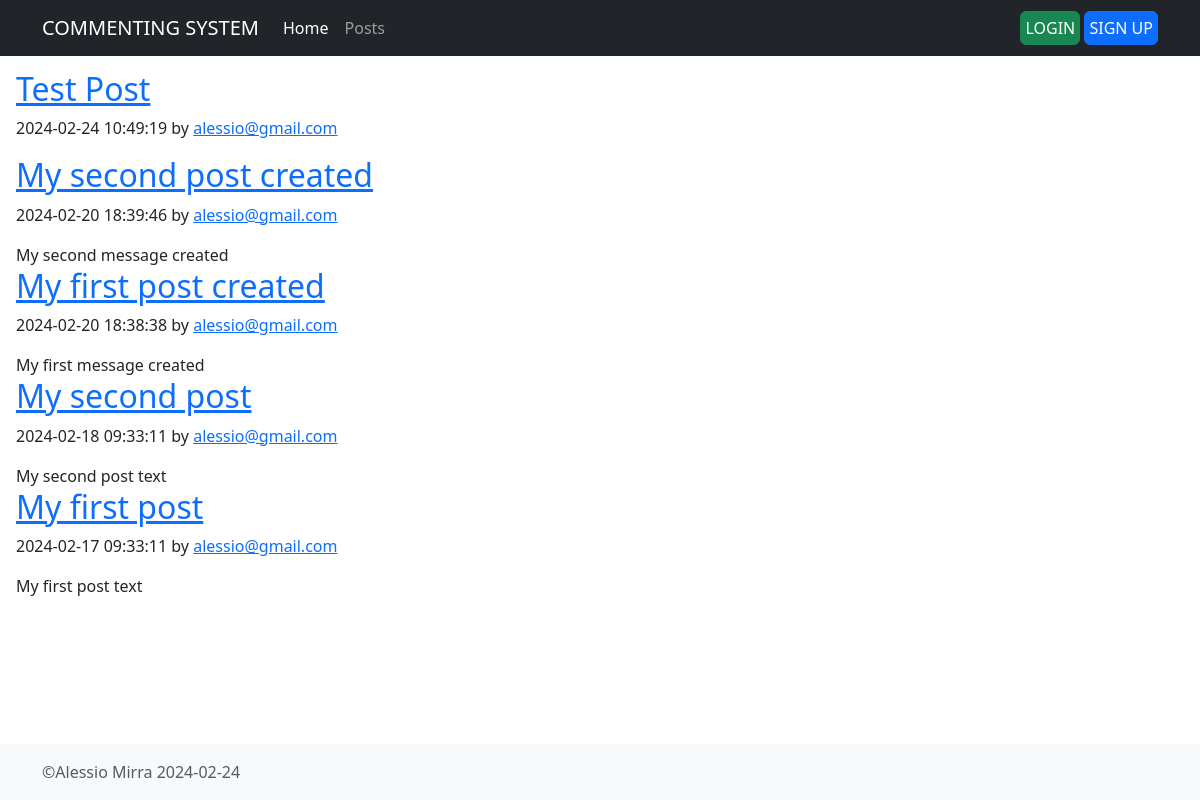
The page / on the database its author committed.
### tables this page shows
CREATE TABLE `posts` (
  `id` int(10) NOT NULL,
  `user_id` int(12) UNSIGNED NOT NULL,
  `title` varchar(255) NOT NULL,
  `message` text NOT NULL,
  `datecreated` datetime NOT NULL
);

CREATE TABLE `users` (
  `id` int(12) UNSIGNED NOT NULL,
  `username` varchar(64) NOT NULL,
  `email` varchar(64) NOT NULL,
  `fiscalcode` char(16) NOT NULL,
  `age` smallint(3) UNSIGNED NOT NULL,
  `avatar` varchar(64) DEFAULT NULL,
  `password` varchar(255) NOT NULL,
  `roletype` enum('admin','editor','user') NOT NULL DEFAULT 'user'
);

### app/Controllers/PostController.php (called while the page is built, shortened)
<?php
class PostController extends BaseController {
    protected Post $post;
    public function __construct(
            protected PDO $conn
    ) {
        $this->post = new Post($conn);
    }
    public function getPosts(): void {
        $posts = $this->post->all();
        $this->content = view('posts', compact('posts'), $this->tplDir);
    }
    public function display(): void {
        require $this->layout;
    }
}

### app/Models/Post.php (called while the page is built, shortened)
<?php
class Post {
    public function all(): array {
        $result = [];
        $sql = 'select p.* , u.email from posts as p  INNER JOIN users as u';
        $sql .= ' ON u.id=p.user_id ORDER BY p.datecreated DESC';
        $stm = $this->conn->query($sql);
        if ($stm && $stm->rowCount()) {
            $result = $stm->fetchAll();
        }
        return $result;
    }
}

### helpers/functions.php (called while the page is built, shortened)
<?php
function view(string $view,array $data = [], string $viewDir = 'app/views/'): string {
    extract($data, EXTR_OVERWRITE);
        require $viewDir . $view.'.tpl.php';
        $content = ob_get_contents();
        return $content;
}
function isUserLoggedin(): bool{
    return $_SESSION['loggedin'] ?? false;
}

### app/Views/posts.tpl.php (the view)
<?php
foreach($posts as $post){  ?>
    <article>
        <h2><a href="/posts/<?= $post->id ?>"><?= htmlentities($post->title) ?></a></h2>
        <p>
            <time datetime="<?= $post->datecreated ?>"><?= $post->datecreated ?></time>
            by <span><a href="mailto:<?= $post->email ?>"><?= $post->email ?></a></span>
        </p>
        <?= htmlentities($post->message) ?>
    </article>
<?php } ?>

### public/index.php (shortened to what this page needs)
<?php
$data = require 'config/database.php';
$appConfig = require 'config/app.config.php';
$router = new Router($appConfig['routes']);
$arrController = $router->dispatch();
$controllerParams = $arrController[2] ?? [];
try {
    $conn = (DbFactory::create($data))->getConn();
    $method = $arrController[1];
    $controller = new $controllerClass($conn);
    if(method_exists($controller, $method)) {
      $controller->$method(...$controllerParams);
    }
    if($controller instanceof BaseController){
      $controller->display();
    }
} catch (Exception $e) {
    var_dump($e->getMessage());
}

### layout/index.tpl.php (shortened to what this page needs)
<!doctype html>
<html lang="en" class="h-100">
<head>
    <link href="/css/bootstrap.css" rel="stylesheet">
    <link href="/css/style.css" rel="stylesheet">
</head>
<body class="d-flex flex-column h-100">
<header>
    <nav class="navbar navbar-expand-md navbar-dark fixed-top bg-dark">
        <div class="container">
            <a class="navbar-brand" href="/">COMMENTING SYSTEM</a>
            <div class="collapse navbar-collapse" id="navbarCollapse">
                <ul class="navbar-nav me-auto mb-2 mb-md-0">
                    <li class="nav-item">
                        <a class="nav-link active" aria-current="page" href="/">Home</a>
                    </li>
                    <li class="nav-item">
                        <a class="nav-link" href="/posts">Posts</a>
                    </li>
                </ul>
                <ul class="d-flex justify-content-end navbar-nav mb-2 mb-md-0">
                    <?php
                        if(isUserLoggedin()) :
                    ?>
                    <li class="nav-item order-2 order-md-1">
                        <a href="#" class="nav-link" title="settings">
                            <i class="fa fa-cog fa-fw fa-lg"></i>
                        </a>
                    </li>
                    <li class="nav-link">
                        <strong> Welcome <?=getUserLoggedInFullname()?></strong>
                    </li>
                    <li class="m-1">&nbsp;</li>
                        <li class="nav-item">
                            <form class="form" role="form" method="post" action="/auth/logout">
                                <input type="hidden" name="action" value="logout">
                                <button  class="btn btn-info">LOGOUT</button>
                            </form>
                        </li>
                    </li>
                    <?php
                    else:
                    ?>
                    <li class="nav-item">
                        <a href="/auth/login" class=" p-1 btn btn-success">LOGIN</a>
                        <a href="/auth/signup" class=" p-1 btn btn-primary">SIGN UP</a>
                    </li>
                    <?php
                        endif;
                    ?>
                </ul>
            </div>
        </div>
    </nav>
</header>
<main class="flex-shrink-0 mx-3">
    <?= $this->content ?>
</main>
<footer class="footer mt-auto py-3 bg-light">
    <div class="container">
      <span class="text-muted">
          &copy;Alessio Mirra
          <?= date('Y-m-d') ?>
      </span>
    </div>
</footer>
</body>
</html>

### public/css/style.css (style rules this page uses)
main { margin-top: 70px; }

### rows shown on the page
posts: title "Test Post", datecreated "2024-02-24 10:49:19", user.email "alessio@gmail.com"
posts: title "My second post created", datecreated "2024-02-20 18:39:46", user.email "alessio@gmail.com", message "My second message created"
posts: title "My first post created", datecreated "2024-02-20 18:38:38", user.email "alessio@gmail.com", message "My first message created"
posts: title "My second post", datecreated "2024-02-18 09:33:11", user.email "alessio@gmail.com", message "My second post text"
posts: title "My first post", datecreated "2024-02-17 09:33:11", user.email "alessio@gmail.com", message "My first post text"
